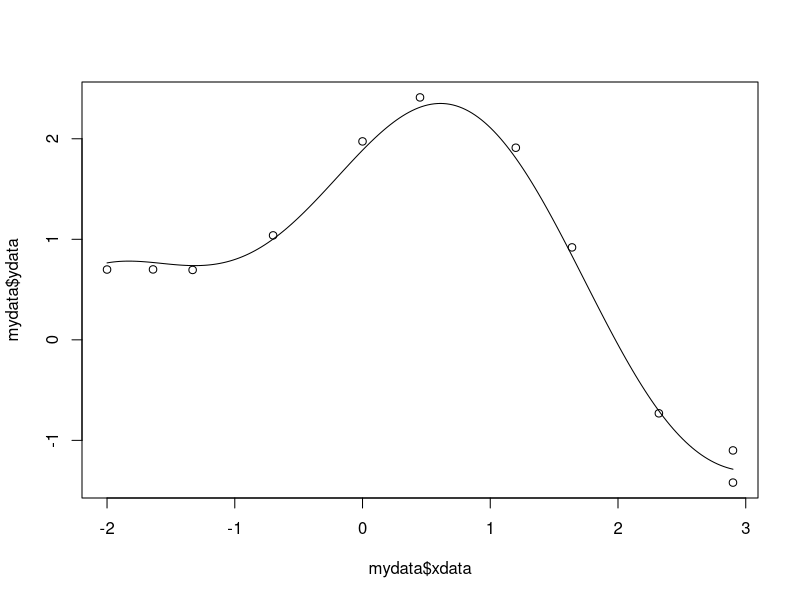
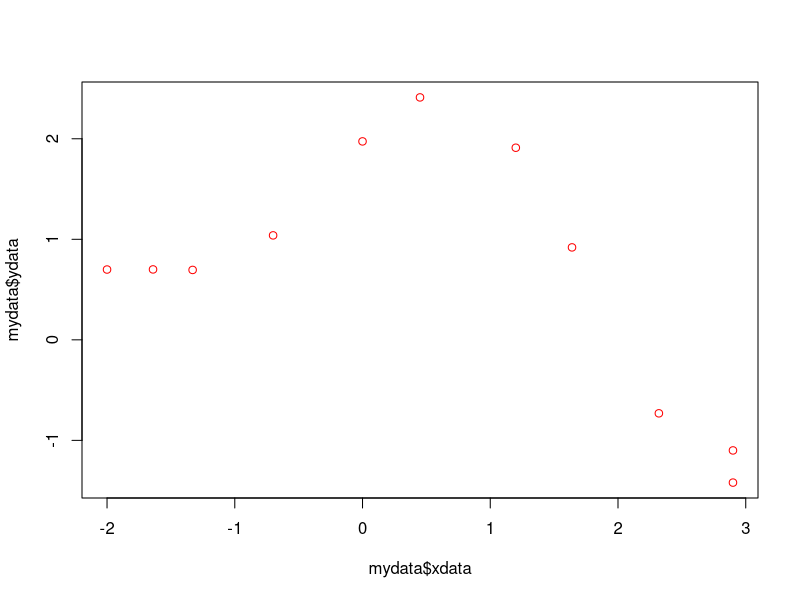

Generate these figures, in order, with R:
install.packages("here")
library(here)
# here is the change 6/7/20
# This is a change
mydata = read.csv(here("data", "example_data.csv"))
plot(mydata$xdata,mydata$ydata)

# some guesses for the parameters.
p1 = 1
p2 = 0.2

# do the fit
fit = nls(ydata ~ p1*cos(p2*xdata) + p2*sin(p1*xdata), data = mydata, start = list(p1=p1,p2=p2))

#Plot the fitted line
new = data.frame(xdata = seq(min(mydata$xdata),max(mydata$xdata),len=200))
lines(new$xdata,predict(fit,newdata=new))

plot(mydata$xdata,mydata$ydata,col='red')
